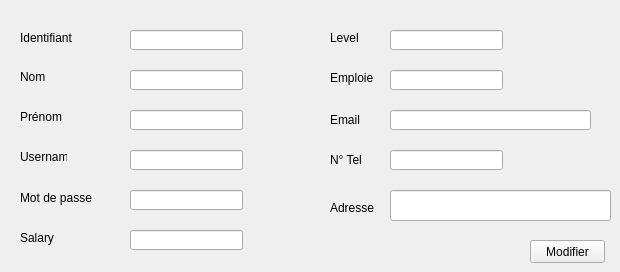
          <widget class="QWidget" name="tab_12">
           <attribute name="title">
            <string>Modifier employé</string>
           </attribute>
           <widget class="QPushButton" name="pb_Modifier">
            <property name="geometry">
             <rect>
              <x>530</x>
              <y>240</y>
              <width>75</width>
              <height>23</height>
             </rect>
            </property>
            <property name="text">
             <string>Modifier</string>
            </property>
           </widget>
           <widget class="QLabel" name="label_33">
            <property name="geometry">
             <rect>
              <x>20</x>
              <y>150</y>
              <width>47</width>
              <height>13</height>
             </rect>
            </property>
            <property name="text">
             <string>Username</string>
            </property>
           </widget>
           <widget class="QLabel" name="label_25">
            <property name="geometry">
             <rect>
              <x>330</x>
              <y>200</y>
              <width>51</width>
              <height>16</height>
             </rect>
            </property>
            <property name="text">
             <string>Adresse</string>
            </property>
           </widget>
           <widget class="QLineEdit" name="lineEdit_lvl_M">
            <property name="geometry">
             <rect>
              <x>390</x>
              <y>30</y>
              <width>113</width>
              <height>20</height>
             </rect>
            </property>
           </widget>
           <widget class="QLabel" name="label_27">
            <property name="geometry">
             <rect>
              <x>20</x>
              <y>190</y>
              <width>81</width>
              <height>16</height>
             </rect>
            </property>
            <property name="text">
             <string>Mot de passe</string>
            </property>
           </widget>
           <widget class="QLabel" name="label_31">
            <property name="geometry">
             <rect>
              <x>330</x>
              <y>70</y>
              <width>81</width>
              <height>16</height>
             </rect>
            </property>
            <property name="text">
             <string>Emploie</string>
            </property>
           </widget>
           <widget class="QLineEdit" name="lineEdit_Adresse_M">
            <property name="geometry">
             <rect>
              <x>390</x>
              <y>190</y>
              <width>221</width>
              <height>31</height>
             </rect>
            </property>
           </widget>
           <widget class="QLabel" name="label_30">
            <property name="geometry">
             <rect>
              <x>330</x>
              <y>150</y>
              <width>41</width>
              <height>20</height>
             </rect>
            </property>
            <property name="text">
             <string>N° Tel</string>
            </property>
           </widget>
           <widget class="QLabel" name="label_28">
            <property name="geometry">
             <rect>
              <x>20</x>
              <y>230</y>
              <width>81</width>
              <height>16</height>
             </rect>
            </property>
            <property name="text">
             <string>Salary</string>
            </property>
           </widget>
           <widget class="QLineEdit" name="lineEdit_nom_M">
            <property name="geometry">
             <rect>
              <x>130</x>
              <y>70</y>
              <width>113</width>
              <height>20</height>
             </rect>
            </property>
           </widget>
           <widget class="QLabel" name="label_29">
            <property name="geometry">
             <rect>
              <x>20</x>
              <y>30</y>
              <width>61</width>
              <height>16</height>
             </rect>
            </property>
            <property name="text">
             <string>Identifiant</string>
            </property>
           </widget>
           <widget class="QLineEdit" name="lineEdit_prenom_M">
            <property name="geometry">
             <rect>
              <x>130</x>
              <y>110</y>
              <width>113</width>
              <height>20</height>
             </rect>
            </property>
           </widget>
           <widget class="QLineEdit" name="lineEdit_Salary_M">
            <property name="geometry">
             <rect>
              <x>130</x>
              <y>230</y>
              <width>113</width>
              <height>20</height>
             </rect>
            </property>
           </widget>
           <widget class="QLabel" name="label_11">
            <property name="geometry">
             <rect>
              <x>330</x>
              <y>110</y>
              <width>41</width>
              <height>20</height>
             </rect>
            </property>
            <property name="text">
             <string>Email</string>
            </property>
           </widget>
           <widget class="QLineEdit" name="lineEdit_Usr_M">
            <property name="geometry">
             <rect>
              <x>130</x>
              <y>150</y>
              <width>113</width>
              <height>20</height>
             </rect>
            </property>
           </widget>
           <widget class="QLineEdit" name="lineEdit_Email_M">
            <property name="geometry">
             <rect>
              <x>390</x>
              <y>110</y>
              <width>201</width>
              <height>20</height>
             </rect>
            </property>
           </widget>
           <widget class="QLabel" name="label_32">
            <property name="geometry">
             <rect>
              <x>20</x>
              <y>110</y>
              <width>47</width>
              <height>13</height>
             </rect>
            </property>
            <property name="text">
             <string>Prénom</string>
            </property>
           </widget>
           <widget class="QLineEdit" name="lineEdit_IDEmp_M">
            <property name="geometry">
             <rect>
              <x>390</x>
              <y>70</y>
              <width>113</width>
              <height>20</height>
             </rect>
            </property>
           </widget>
           <widget class="QLineEdit" name="lineEdit_Pwd_M">
            <property name="geometry">
             <rect>
              <x>130</x>
              <y>190</y>
              <width>113</width>
              <height>20</height>
             </rect>
            </property>
           </widget>
           <widget class="QLabel" name="label_26">
            <property name="geometry">
             <rect>
              <x>20</x>
              <y>70</y>
              <width>47</width>
              <height>13</height>
             </rect>
            </property>
            <property name="text">
             <string>Nom</string>
            </property>
           </widget>
           <widget class="QLineEdit" name="lineEdit_Tel_M">
            <property name="geometry">
             <rect>
              <x>390</x>
              <y>150</y>
              <width>113</width>
              <height>20</height>
             </rect>
            </property>
           </widget>
           <widget class="QLabel" name="label_24">
            <property name="geometry">
             <rect>
              <x>330</x>
              <y>30</y>
              <width>81</width>
              <height>16</height>
             </rect>
            </property>
            <property name="text">
             <string>Level</string>
            </property>
           </widget>
           <widget class="QLineEdit" name="lineEdit_id_M">
            <property name="geometry">
             <rect>
              <x>130</x>
              <y>30</y>
              <width>113</width>
              <height>20</height>
             </rect>
            </property>
           </widget>
          </widget>
